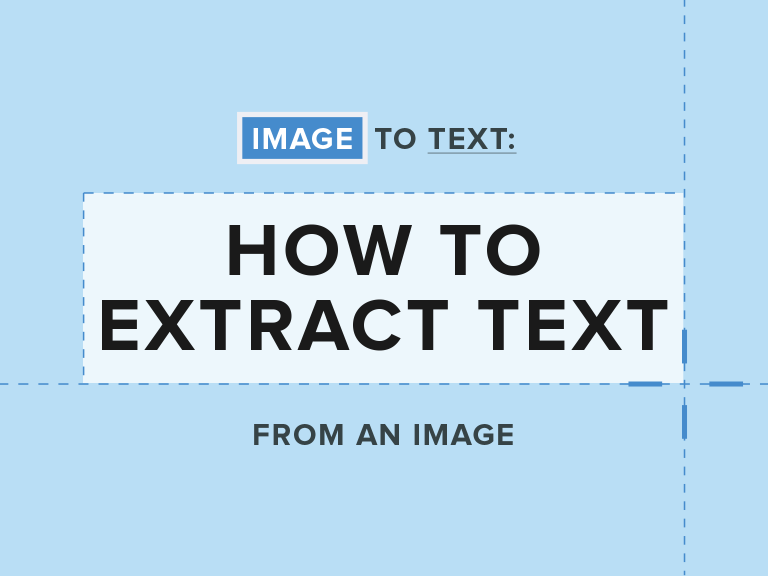
#> input picture Opencv/data/image.jpg, 1536 x 1152 px, given in place of the camera (shown at 1/2 size)
$ python tesseract_camera.py
#> lines starting #> are read from the running program, lines starting #| are printed output that depends on the picture; after the words box and inside, x2 and y2 are one past the last pixel; in counts of white or black regions, pixels touching at a corner belong together
import cv2 as cv
import numpy as np
import pytesseract
import time

cap = cv.VideoCapture(0)

cap.set(cv.CAP_PROP_FRAME_WIDTH, 1280)
cap.set(cv.CAP_PROP_FRAME_HEIGHT, 720)
cap.set(cv.CAP_PROP_FPS, 60)

lower_white = np.array([0,0,180])
upper_white = np.array([255,50,255])

x1, y1, x2, y2 = 400, 20, 880, 700

while cap.isOpened():

    ret, frame = cap.read()
#> frame is the input picture: shape (1152, 1536, 3); mean B, G, R 235.4, 217, 187.3
    image = frame.copy()
    cv.rectangle(frame, (x1,y1), (x2,y2), (0, 0, 255), 3)
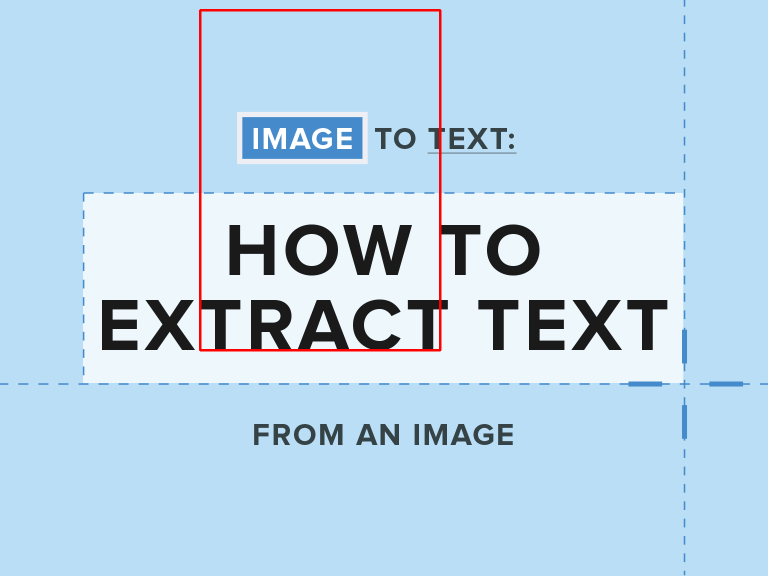
#> frame: shape (1152, 1536, 3) (shown at 1/2 size); 0.65% of pixels changed, all inside (x1, y1, x2, y2) = (398, 18, 883, 703)
    blur = cv.GaussianBlur(frame, (5, 5), 0)
    hsv = cv.cvtColor(blur, cv.COLOR_BGR2HSV)
#> hsv: shape (1152, 1536, 3); mean H, S, V 98, 51.7, 235.4
    binary = cv.inRange(hsv, lower_white, upper_white)
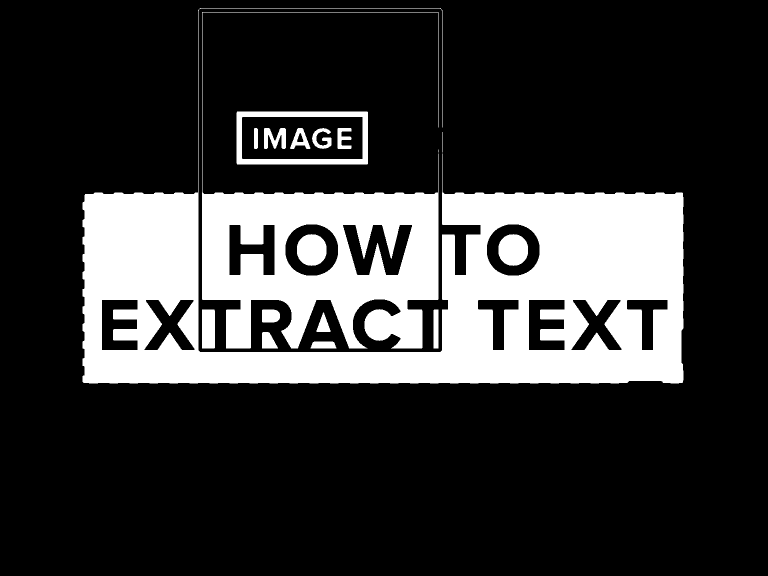
#> binary: shape (1152, 1536) (shown at 1/2 size); 21.8% white; 18 white regions (1 under 20 px)

    try:
        countour, _ = cv.findContours(binary, cv.RETR_EXTERNAL, cv.CHAIN_APPROX_SIMPLE)
#> countour = 11 contours, 2 with area under 20; largest, box (x1, y1, x2, y2) and area: (165, 16, 1367, 767) 294852, (404, 24, 877, 697) 118868, (473, 223, 736, 329) 27506, (404, 619, 430, 697) 1923, (524, 619, 560, 645) 813
        area  = [cv.contourArea(cnt) for cnt in countour]
#> area = [595, 717.5, 555, 692.5, 813, 1923, 0, 0, 27506, 118868.5, 294851.5]
        cnt = countour[area.index(max(area))]
#> cnt = contour of 396 points, box (x1, y1, x2, y2) (165, 16, 1367, 767), area 294852
        # print("area", max(area))
        x, y, w, h = cv.boundingRect(cnt)
#> x = 165; y = 16; w = 1202; h = 751
        # cv.rectangle(frame, (x, y), (x+w, y+h), (255, 0, 0), 1)
        # print("find countour")

    except:
        pass

    cv.imshow('frame', frame)
    cv.imshow('binary', binary)

    if cv.waitKey(1) == ord('q'):
#> (key q is pressed here)
        black = np.zeros((480, 640, 3), np.uint8)
        cv.imshow("Slip", black)
        cv.waitKey(0)
        is_slip = False
        break

    elif cv.waitKey(1) == ord("c"):
        cv.destroyAllWindows()
        slip_img = image[y:y+h, x:x+w]
        cv.imshow("Slip", slip_img)
        cv.waitKey(5000)
        is_slip = True
        break

cap.release()
cv.destroyAllWindows()

if is_slip:

    # textExtract = []1
    h = slip_img.shape[0]

    # cv.imshow("Slip", slip_img)
    # cv.waitKey(1000)

    print("----- Starting to read text -----")
    text_TH = pytesseract.image_to_string(slip_img, lang='tha')
    text_EN = pytesseract.image_to_string(slip_img, lang='eng')

    if len(text_TH) == 0 and len(text_EN) == 0:
        print("*** No text detected ***")
        text = "No text detected"

    elif len(text_TH) == 0:
        box = pytesseract.image_to_boxes(slip_img, lang='eng')
        text = text_EN

    elif len(text_EN) == 0:
        box = pytesseract.image_to_boxes(slip_img, lang='tha')
        text = text_TH

    print("----- Text Are -----")
    print("THAI\n",text_TH)
    print("ENG\n",text_EN)

    if len(text) == 0:
        print("*** No text detected ***")

    else:
        for b in box.splitlines():
            b = b.split(" ")
            cv.rectangle(slip_img, (int(b[1]), h - int(b[2])), (int(b[3]), h - int(b[4])), (0, 0, 255), 1)
                # cv2.putText(img, b[0], (int(b[1]), h - int(b[2])), cv2.FONT_HERSHEY_COMPLEX, 0.5, (0, 0, 255), 1)

    cv.imshow("Slip Detect", slip_img)
    cv.waitKey(0)

else:
    black = np.zeros((480, 640, 3), np.uint8)
    cv.imshow("Slip", black)
    cv.waitKey(0)

cv.destroyAllWindows()

# [16 lines of commented-out code are left out]
